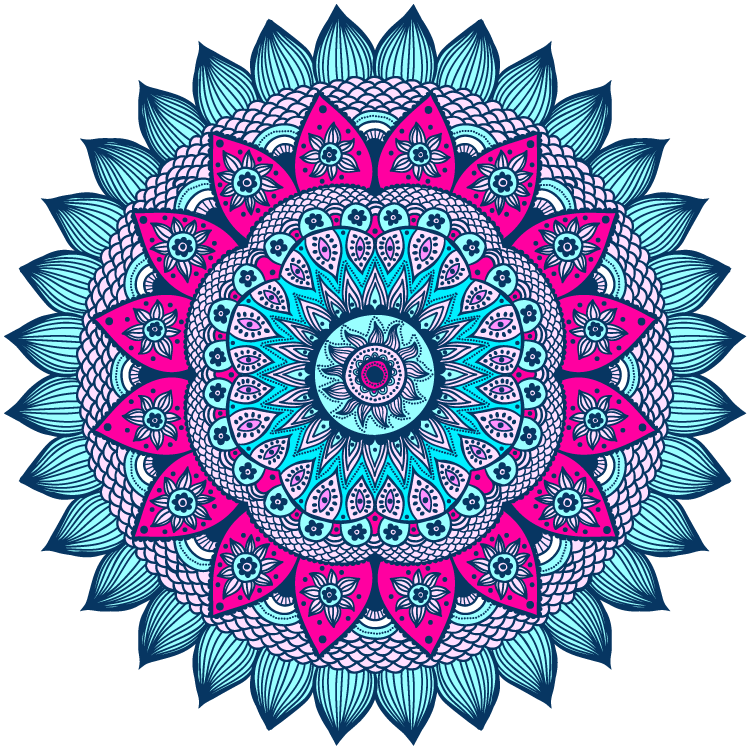
#> input picture Procesamiento_De_Imágenes/Ejercicios_o_Programas/cargaImagen/Imagen3.png, 750 x 750 px
$ python cargaImagen.py
#> lines starting #> are read from the running program, lines starting #| are printed output that depends on the picture
import cv2
def mwnd(name):
    cv2.moveWindow(name, 10,50)

img = cv2.imread('Imagen3.png', 1)
#> img is the input picture: shape (750, 750, 3); mean B, G, R 194.9, 162.9, 153.9
cv2.imshow('corazondemelon', img)
mwnd('corazondemelon')
cv2.waitKey(0)

gris = cv2.cvtColor(img, cv2.COLOR_BGR2GRAY);
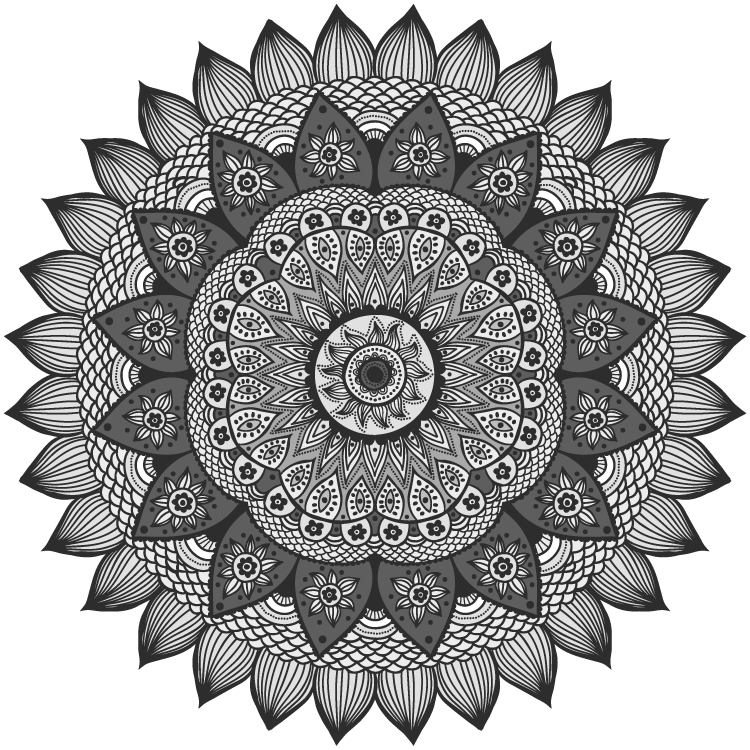
#> gris: shape (750, 750); min 45, max 255, mean 163.9
cv2.imshow('escaladegrises', gris);
mwnd('escaladegrises')
cv2.waitKey(0)

HSV = cv2.cvtColor(img, cv2.COLOR_BGR2HSV);
#> HSV: shape (750, 750, 3); mean H, S, V 79.4, 114.5, 202
cv2.imshow('escaladegrises', HSV);
mwnd('escaladegrises')
cv2.waitKey(0)

YUV = cv2.cvtColor(img, cv2.COLOR_BGR2YUV);
#> YUV: shape (750, 750, 3); mean of channels 0, 1, 2 163.9, 143.2, 118.7
cv2.imshow('escaladegrises', YUV);
mwnd('escaladegrises')
cv2.waitKey(0)

YCRCB = cv2.cvtColor(img, cv2.COLOR_BGR2YCR_CB);
#> YCRCB: shape (750, 750, 3); mean of channels 0, 1, 2 163.9, 121, 145.6
cv2.imshow('escaladegrises', YCRCB);
mwnd('escaladegrises')
cv2.waitKey(0)


b, g, r = cv2.split(img);
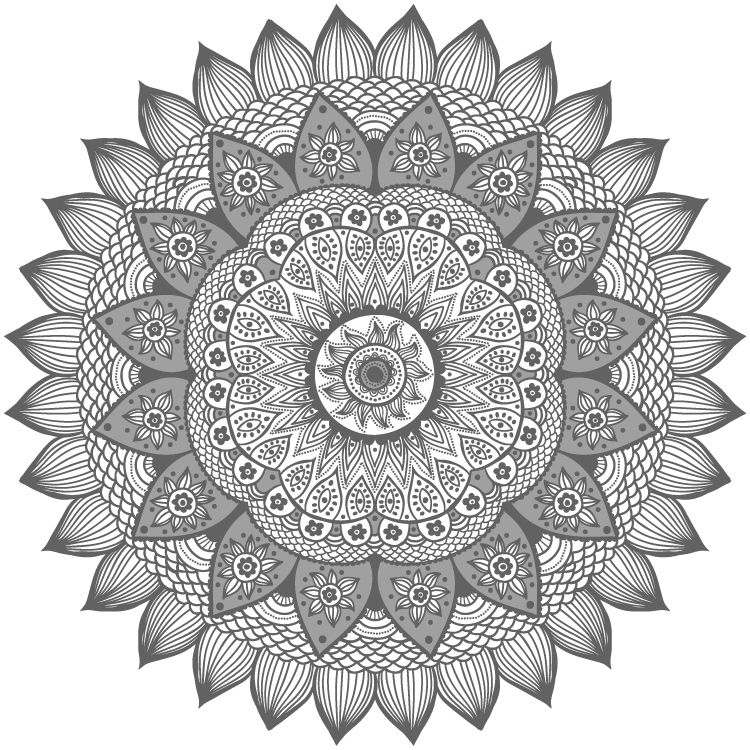
#> b: shape (750, 750); min 98, max 255, mean 194.9
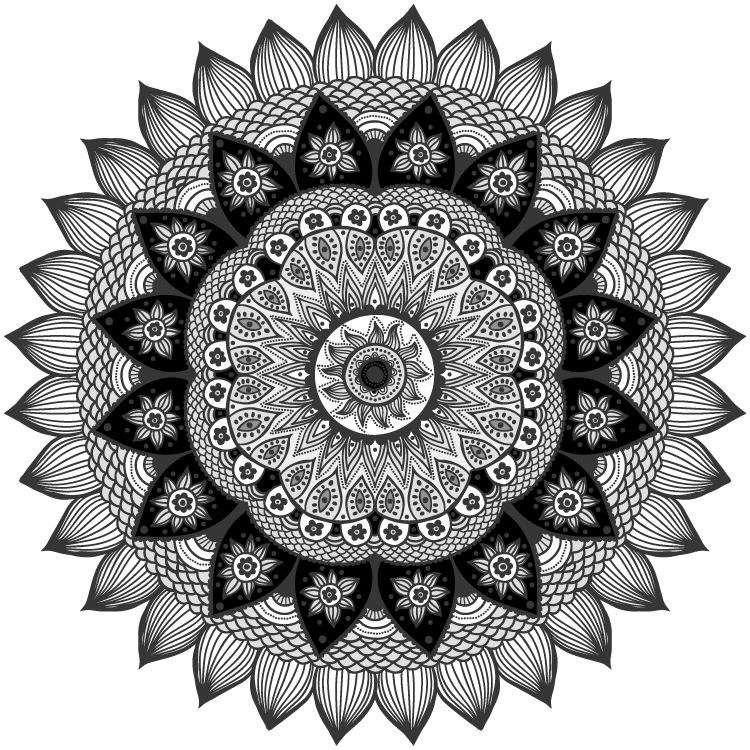
#> g: shape (750, 750); min 0, max 255, mean 162.9
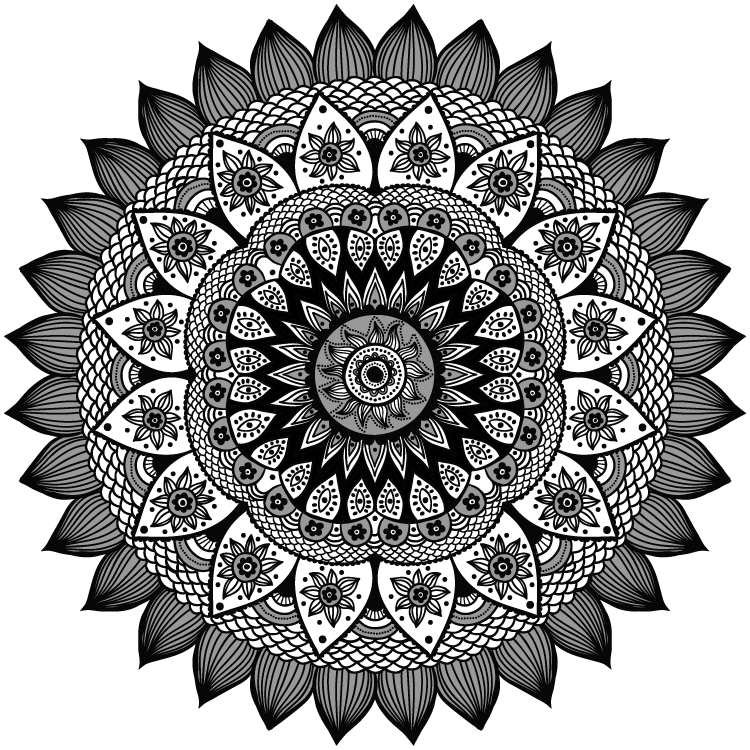
#> r: shape (750, 750); min 0, max 255, mean 153.9
cv2.imshow('escaladegrises', b);
cv2.waitKey(0)
cv2.imshow('escaladegrises', r);
cv2.waitKey(0)
cv2.imshow('escaladegrises', g);
cv2.waitKey(0)

src = cv2.merge([r,g,b]);
cv2.imshow('escaladegrises', src);
mwnd('escaladegrises')
cv2.waitKey(0);
